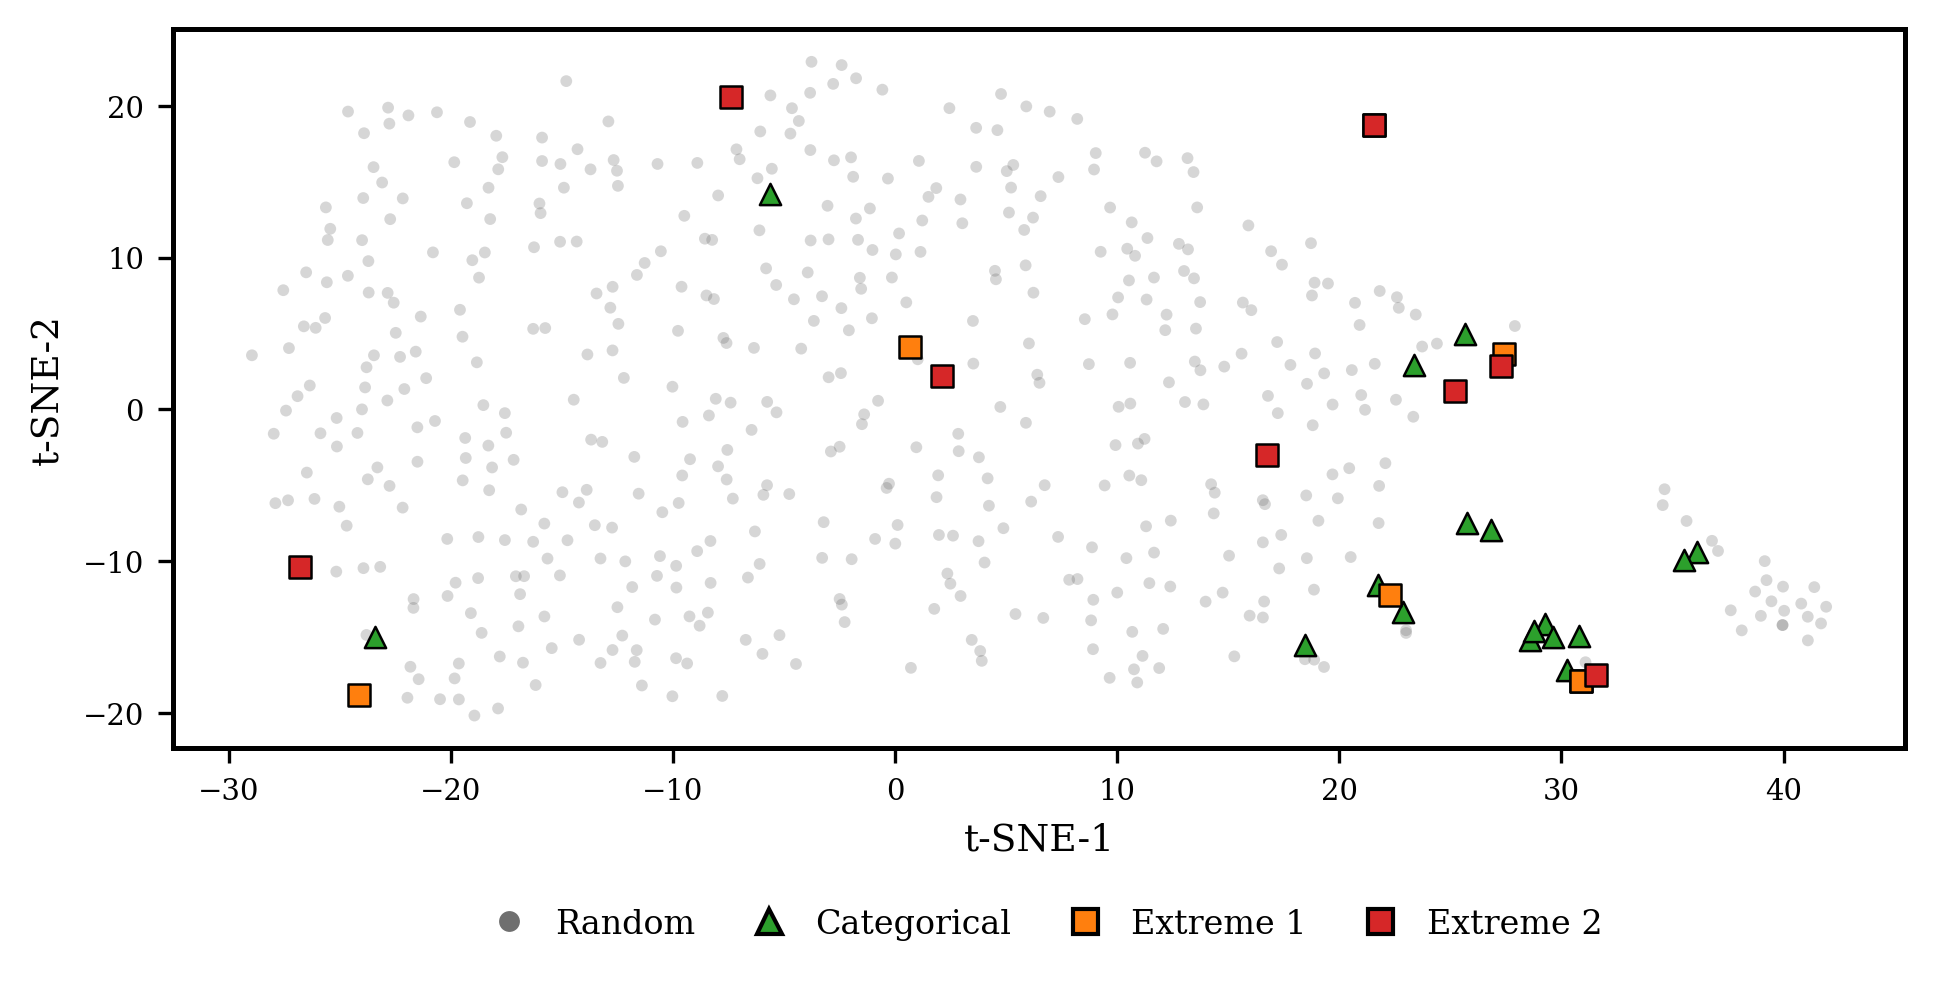

Write the Python code that produced this figure.
#!/usr/bin/env python3
"""t-SNE projection of LR/MLP engineered architecture descriptors (with overlays).

t-SNE is non-parametric (no reliable out-of-sample transform), so this script
fits t-SNE on the concatenated dataset (Random + Categorical + Extreme sets)
and then overlays points by dataset label.

The input representation is identical to the LR/MLP engineered descriptor set:
we engineer features from "Input List", apply the same monotonic transforms as
the LR pipeline, impute, standardize, optionally PCA-reduce, then run t-SNE.

Example:
  ./venv/bin/python FIGURES/clustering_with_extremes/tsne_architecture_descriptors.py
"""

from __future__ import annotations

import argparse
import sys
from pathlib import Path
from typing import Dict, List, Sequence, Tuple

import matplotlib.pyplot as plt
from matplotlib.lines import Line2D
import numpy as np
import pandas as pd
from sklearn.decomposition import PCA
from sklearn.impute import SimpleImputer
from sklearn.manifold import TSNE
from sklearn.pipeline import Pipeline
from sklearn.preprocessing import StandardScaler


SCRIPT_PATH = Path(__file__).resolve()
REPO_ROOT = SCRIPT_PATH.parents[2]

TARGET_COLUMNS = {"Area AVG", "RG AVG", "RDF Peak"}


def parse_args(argv: Sequence[str] | None = None) -> argparse.Namespace:
    parser = argparse.ArgumentParser(
        description="t-SNE projection of engineered architecture descriptors."
    )
    parser.add_argument(
        "--random-csv",
        type=Path,
        default=REPO_ROOT / "data" / "ES.csv",
        help="Random (training-like) raw CSV (default: data/ES.csv).",
    )
    parser.add_argument(
        "--categorical-csv",
        type=Path,
        default=REPO_ROOT / "test_set.csv",
        help="Categorical/structured raw CSV (default: test_set.csv).",
    )
    parser.add_argument(
        "--extreme-1-csv",
        type=Path,
        default=REPO_ROOT / "extreme_test_set_1.csv",
        help="Extreme 1 raw CSV (default: extreme_test_set_1.csv).",
    )
    parser.add_argument(
        "--extreme-2-csv",
        type=Path,
        default=REPO_ROOT / "extreme_test_set_2.csv",
        help="Extreme 2 raw CSV (default: extreme_test_set_2.csv).",
    )
    parser.add_argument(
        "--include-redundant",
        action="store_true",
        help="Keep 'max_length' and 'min_block_size' (default: drop them).",
    )
    parser.add_argument(
        "--pca-components",
        type=int,
        default=20,
        help="PCA components before t-SNE (0 disables PCA; default: 20).",
    )
    parser.add_argument(
        "--perplexity",
        type=float,
        default=30.0,
        help="t-SNE perplexity (default: 30).",
    )
    parser.add_argument(
        "--learning-rate",
        type=str,
        default="auto",
        help="t-SNE learning_rate (float or 'auto'; default: auto).",
    )
    parser.add_argument(
        "--early-exaggeration",
        type=float,
        default=12.0,
        help="t-SNE early exaggeration (default: 12).",
    )
    parser.add_argument(
        "--max-iter",
        type=int,
        default=2000,
        help="t-SNE max iterations (default: 2000).",
    )
    parser.add_argument(
        "--metric",
        type=str,
        default="euclidean",
        help="t-SNE metric (default: euclidean).",
    )
    parser.add_argument(
        "--seed",
        type=int,
        default=42,
        help="Random seed for PCA/t-SNE (default: 42).",
    )
    parser.add_argument(
        "--outdir",
        type=Path,
        default=SCRIPT_PATH.parent,
        help="Output directory (default: FIGURES/clustering_with_extremes).",
    )
    parser.add_argument(
        "--outfile",
        type=str,
        default="tsne_architecture_descriptors.png",
        help="Output filename (default: tsne_architecture_descriptors.png).",
    )
    parser.add_argument(
        "--save-embedding-csv",
        type=Path,
        default=None,
        help="Optional path to write embedding coordinates as CSV.",
    )
    parser.add_argument(
        "--figwidth",
        type=float,
        default=6.5,
        help="Figure width in inches (default: 6.5, ACS two-column).",
    )
    parser.add_argument(
        "--figheight",
        type=float,
        default=3.25,
        help="Figure height in inches (default: 3.25).",
    )
    parser.add_argument(
        "--dpi",
        type=int,
        default=300,
        help="DPI for PNG output (default: 300).",
    )
    parser.add_argument(
        "--random-marker-size",
        type=float,
        default=8.0,
        help="Scatter marker size ('s') for random points (default: 8).",
    )
    parser.add_argument(
        "--random-alpha",
        type=float,
        default=0.25,
        help="Alpha transparency for random points (default: 0.25).",
    )
    parser.add_argument(
        "--special-marker-size",
        type=float,
        default=26.0,
        help="Scatter marker size ('s') for extremes/categorical (default: 26).",
    )
    parser.add_argument(
        "--legend",
        choices=("below", "above", "inside", "none"),
        default="below",
        help="Legend placement (default: below).",
    )
    parser.add_argument(
        "--legend-cols",
        type=int,
        default=4,
        help="Number of legend columns when placed above/below (default: 4).",
    )
    return parser.parse_args(argv)


def resolve_repo_path(path: Path) -> Path:
    if path.is_absolute():
        return path
    return (REPO_ROOT / path).resolve()


def _import_lr_preprocess():
    lr_dir = (REPO_ROOT / "LR").resolve()
    if str(lr_dir) not in sys.path:
        sys.path.insert(0, str(lr_dir))
    import preprocess as lr_preprocess  # type: ignore

    return lr_preprocess


def _import_lr_train():
    lr_dir = (REPO_ROOT / "LR").resolve()
    if str(lr_dir) not in sys.path:
        sys.path.insert(0, str(lr_dir))
    import train as lr_train  # type: ignore

    return lr_train


def _engineer_features(raw_csv: Path) -> pd.DataFrame:
    lr_preprocess = _import_lr_preprocess()
    df = lr_preprocess.create_feature_dataframe(str(raw_csv))
    df = df.rename(columns=lambda c: str(c).strip())
    return df


def _numeric_feature_columns(df: pd.DataFrame) -> List[str]:
    cols: List[str] = []
    for col in df.columns:
        col = str(col).strip()
        if col == "Input List":
            continue
        if col in TARGET_COLUMNS:
            continue
        if not pd.api.types.is_numeric_dtype(df[col]):
            continue
        cols.append(col)
    return cols


def _stack_datasets(
    datasets: Sequence[Tuple[str, Path]],
) -> pd.DataFrame:
    frames: List[pd.DataFrame] = []
    for label, csv_path in datasets:
        df = _engineer_features(csv_path)
        df["dataset"] = label
        frames.append(df)
    return pd.concat(frames, ignore_index=True)


def _dataset_styles(
    random_alpha: float,
    random_marker_size: float,
    special_marker_size: float,
) -> Dict[str, Dict[str, object]]:
    return {
        "Random": {
            "marker": "o",
            "color": "#5F5F5F",
            "alpha": random_alpha,
            "s": random_marker_size,
            "edgecolors": "none",
            "linewidths": 0.0,
        },
        "Categorical": {
            "marker": "^",
            "facecolor": "#2CA02C",
            "edgecolor": "black",
            "alpha": 1.0,
            "s": special_marker_size,
            "linewidths": 0.6,
        },
        "Extreme 1": {
            "marker": "s",
            "facecolor": "#FF7F0E",
            "edgecolor": "black",
            "alpha": 1.0,
            "s": special_marker_size,
            "linewidths": 0.6,
        },
        "Extreme 2": {
            "marker": "s",
            "facecolor": "#D62728",
            "edgecolor": "black",
            "alpha": 1.0,
            "s": special_marker_size,
            "linewidths": 0.6,
        },
    }


def plot_tsne_overlay(
    df: pd.DataFrame,
    *,
    outdir: Path,
    outfile: str,
    figwidth: float,
    figheight: float,
    dpi: int,
    legend: str,
    legend_cols: int,
    random_alpha: float,
    random_marker_size: float,
    special_marker_size: float,
) -> Path:
    outdir.mkdir(parents=True, exist_ok=True)
    outpath = outdir / outfile

    plt.rcParams.update(
        {
            "font.family": "serif",
            "font.serif": ["DejaVu Serif"],
            "mathtext.fontset": "dejavuserif",
            "font.size": 8,
            "axes.labelsize": 9,
            "xtick.labelsize": 7,
            "ytick.labelsize": 7,
            "axes.linewidth": 1.2,
            "figure.facecolor": "white",
            "axes.facecolor": "white",
            "savefig.facecolor": "white",
        }
    )

    styles = _dataset_styles(
        random_alpha=random_alpha,
        random_marker_size=random_marker_size,
        special_marker_size=special_marker_size,
    )

    fig, ax = plt.subplots(figsize=(figwidth, figheight))

    order = ["Random", "Categorical", "Extreme 1", "Extreme 2"]
    for label in order:
        mask = df["dataset"].astype(str) == label
        if not mask.any():
            continue
        style = styles.get(label, {})
        if label == "Random":
            ax.scatter(df.loc[mask, "tsne_1"], df.loc[mask, "tsne_2"], **style)
        else:
            ax.scatter(
                df.loc[mask, "tsne_1"],
                df.loc[mask, "tsne_2"],
                marker=style["marker"],
                s=style["s"],
                facecolor=style["facecolor"],
                edgecolor=style["edgecolor"],
                linewidths=style["linewidths"],
                alpha=style["alpha"],
                zorder=3,
            )

    ax.set_xlabel("t-SNE-1")
    ax.set_ylabel("t-SNE-2")

    for spine in ax.spines.values():
        spine.set_linewidth(1.2)

    if legend != "none":
        handles = [
            Line2D(
                [0],
                [0],
                marker="o",
                linestyle="",
                label="Random",
                markerfacecolor=styles["Random"]["color"],
                markeredgecolor="none",
                markersize=5,
                alpha=0.9,
            ),
            Line2D(
                [0],
                [0],
                marker="^",
                linestyle="",
                label="Categorical",
                markerfacecolor=styles["Categorical"]["facecolor"],
                markeredgecolor="black",
                markersize=6,
            ),
            Line2D(
                [0],
                [0],
                marker="s",
                linestyle="",
                label="Extreme 1",
                markerfacecolor=styles["Extreme 1"]["facecolor"],
                markeredgecolor="black",
                markersize=6,
            ),
            Line2D(
                [0],
                [0],
                marker="s",
                linestyle="",
                label="Extreme 2",
                markerfacecolor=styles["Extreme 2"]["facecolor"],
                markeredgecolor="black",
                markersize=6,
            ),
        ]

        if legend == "inside":
            ax.legend(handles=handles, loc="best", frameon=False, fontsize=8)
        else:
            bbox = (0.5, -0.18) if legend == "below" else (0.5, 1.15)
            ax.legend(
                handles=handles,
                loc="upper center" if legend == "below" else "lower center",
                bbox_to_anchor=bbox,
                frameon=False,
                ncol=int(legend_cols),
                fontsize=8,
                columnspacing=1.2,
                handletextpad=0.4,
            )
            fig.subplots_adjust(bottom=0.27 if legend == "below" else 0.12, top=0.9)

    fig.tight_layout()
    fig.savefig(outpath, dpi=int(dpi), bbox_inches="tight")
    plt.close(fig)
    return outpath


def _parse_learning_rate(text: str) -> float | str:
    value = str(text).strip().lower()
    if value == "auto":
        return "auto"
    return float(value)


def main(argv: Sequence[str] | None = None) -> int:
    args = parse_args(argv)

    datasets = [
        ("Random", resolve_repo_path(args.random_csv)),
        ("Categorical", resolve_repo_path(args.categorical_csv)),
        ("Extreme 1", resolve_repo_path(args.extreme_1_csv)),
        ("Extreme 2", resolve_repo_path(args.extreme_2_csv)),
    ]
    df_all = _stack_datasets(datasets)

    feature_cols = _numeric_feature_columns(df_all)
    if not args.include_redundant:
        for col in ("max_length", "min_block_size"):
            if col in feature_cols:
                feature_cols.remove(col)

    if not feature_cols:
        raise SystemExit("No numeric engineered feature columns found to embed.")

    lr_train = _import_lr_train()
    pre = Pipeline(
        steps=[
            ("prep", lr_train.build_preprocessor(feature_cols)),
            ("impute", SimpleImputer(strategy="median")),
            ("scale", StandardScaler()),
        ]
    )
    X = pre.fit_transform(df_all.loc[:, feature_cols])

    if int(args.pca_components) > 0:
        n_components = min(int(args.pca_components), X.shape[1])
        pca = PCA(n_components=n_components, random_state=int(args.seed))
        X = pca.fit_transform(X)

    tsne = TSNE(
        n_components=2,
        perplexity=float(args.perplexity),
        early_exaggeration=float(args.early_exaggeration),
        learning_rate=_parse_learning_rate(args.learning_rate),
        max_iter=int(args.max_iter),
        metric=str(args.metric),
        init="pca",
        random_state=int(args.seed),
    )
    embedding = tsne.fit_transform(X)

    df_plot = df_all.copy()
    df_plot["tsne_1"] = embedding[:, 0]
    df_plot["tsne_2"] = embedding[:, 1]

    outdir = resolve_repo_path(args.outdir)
    outpath = plot_tsne_overlay(
        df_plot,
        outdir=outdir,
        outfile=str(args.outfile),
        figwidth=float(args.figwidth),
        figheight=float(args.figheight),
        dpi=int(args.dpi),
        legend=str(args.legend),
        legend_cols=int(args.legend_cols),
        random_alpha=float(args.random_alpha),
        random_marker_size=float(args.random_marker_size),
        special_marker_size=float(args.special_marker_size),
    )
    print(f"Saved t-SNE overlay figure to: {outpath}")

    if args.save_embedding_csv is not None:
        csv_path = resolve_repo_path(args.save_embedding_csv)
        csv_path.parent.mkdir(parents=True, exist_ok=True)
        keep_cols = ["dataset", "tsne_1", "tsne_2"]
        if "Input List" in df_plot.columns:
            keep_cols.insert(0, "Input List")
        df_plot.loc[:, keep_cols].to_csv(csv_path, index=False)
        print(f"Saved embedding coordinates to: {csv_path}")

    return 0


if __name__ == "__main__":
    raise SystemExit(main())
